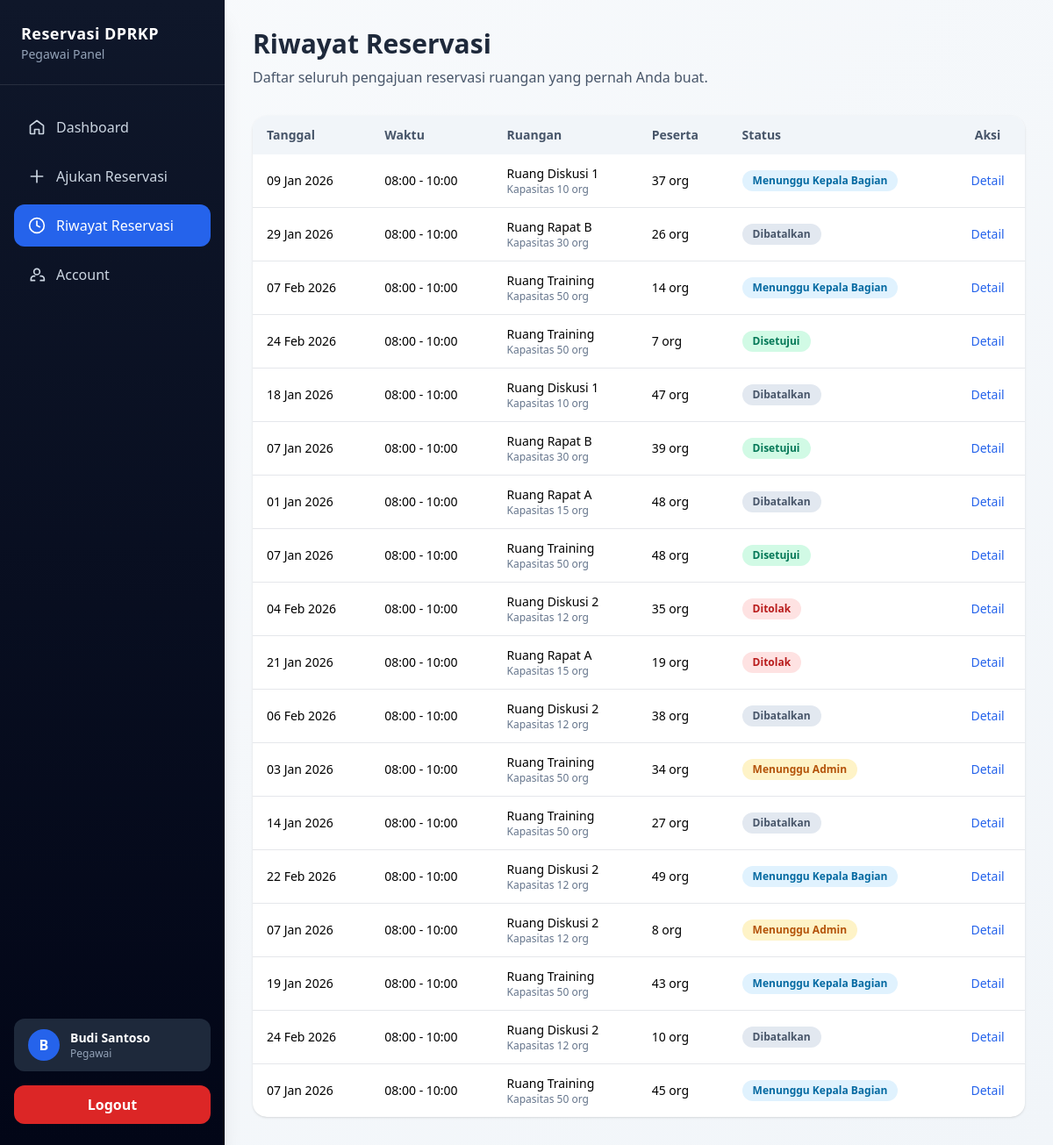
Before: /pegawai/reservation-history/index.php (signed in) with the older database file.
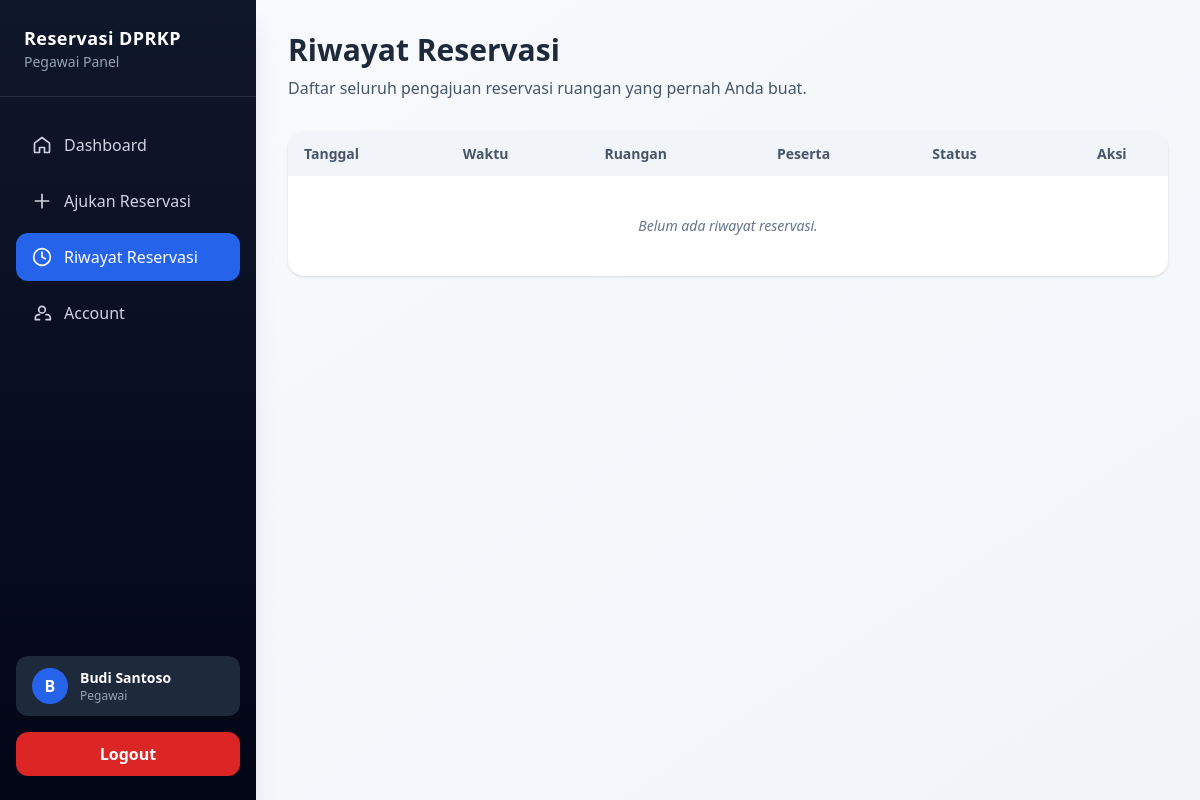
After: the same page with the newer database file.
### tables this page shows
CREATE TABLE reservasi (
  id INT UNSIGNED AUTO_INCREMENT PRIMARY KEY,
  user_id INT UNSIGNED NOT NULL,
  ruangan_id INT UNSIGNED NOT NULL,
  tanggal DATE NOT NULL,
  jam_mulai TIME NOT NULL,
  jam_selesai TIME NOT NULL,
  keperluan TEXT NOT NULL,
  jumlah_peserta INT,
  surat_pengantar VARCHAR(255) NOT NULL,
  status ENUM(
    'Menunggu Admin',
    'Menunggu Kepala Bagian',
    'Disetujui',
    'Ditolak',
    'Dibatalkan'
  ) DEFAULT 'Menunggu Admin',
  alasan_tolak TEXT,
  kabag_id INT UNSIGNED NULL,
  ttd_kabag VARCHAR(255) NULL,
  created_at TIMESTAMP DEFAULT CURRENT_TIMESTAMP,
  FOREIGN KEY (user_id) REFERENCES users(id),
  FOREIGN KEY (kabag_id) REFERENCES users(id),
  FOREIGN KEY (ruangan_id) REFERENCES ruangan(id)
);

CREATE TABLE ruangan (
  id INT UNSIGNED AUTO_INCREMENT PRIMARY KEY,
  nama_ruangan VARCHAR(100) NOT NULL UNIQUE,
  kapasitas INT NOT NULL,
  status ENUM('Aktif','Nonaktif','Perawatan') DEFAULT 'Aktif',
  created_at TIMESTAMP DEFAULT CURRENT_TIMESTAMP
);

### includes/base-url.php (called while the page is built)
<?php
$baseUrl = '/reservasi_dprkp';

### pegawai/reservation-history/index.php (the view, shortened to what this page needs)
<?php
include '../../config/koneksi.php';
$user_id = $_SESSION['id_user'];
$reservasi = mysqli_query($koneksi, "
  SELECT r.*, ru.nama_ruangan, ru.kapasitas
  FROM reservasi r
  JOIN ruangan ru ON r.ruangan_id = ru.id
  WHERE r.user_id = $user_id
  ORDER BY r.created_at DESC
");
function statusBadge($status)
{
  return match ($status) {
    'Disetujui' => 'bg-emerald-100 text-emerald-700',
    'Menunggu Admin' => 'bg-amber-100 text-amber-700',
    'Menunggu Kepala Bagian' => 'bg-sky-100 text-sky-700',
    'Ditolak' => 'bg-red-100 text-red-700',
    'Dibatalkan' => 'bg-slate-200 text-slate-600',
    default => 'bg-slate-100 text-slate-600'
  };
}
?>
<!DOCTYPE html>
<html lang="id">
<head>
  <?php include __DIR__ . '/../../includes/module.php'; ?>
</head>
<body class="bg-gradient-to-br from-slate-50 to-slate-100 min-h-screen">
  <?php include '../../includes/layouts/sidebar.php'; ?>
  <div class="main-content p-4 sm:p-6 lg:p-8 max-w-6xl mx-auto">
    <div class="mb-8">
      <h1 class="text-3xl font-bold text-slate-800 mb-2">Riwayat Reservasi</h1>
      <p class="text-slate-600">
        Daftar seluruh pengajuan reservasi ruangan yang pernah Anda buat.
      </p>
    </div>
    <div class="bg-white rounded-2xl shadow overflow-hidden">
      <table class="w-full text-sm">
        <thead class="bg-slate-100 text-slate-600">
          <tr>
            <th class="px-4 py-3 text-left">Tanggal</th>
            <th class="px-4 py-3 text-left">Waktu</th>
            <th class="px-4 py-3 text-left">Ruangan</th>
            <th class="px-4 py-3 text-left">Peserta</th>
            <th class="px-4 py-3 text-left">Status</th>
            <th class="px-4 py-3 text-center">Aksi</th>
          </tr>
        </thead>
        <tbody class="divide-y">
          <?php if (mysqli_num_rows($reservasi) > 0): ?>
            <?php while ($r = mysqli_fetch_assoc($reservasi)): ?>
              <tr class="hover:bg-slate-50">
                <td class="px-4 py-3">
                  <?= date('d M Y', strtotime($r['tanggal'])); ?>
                </td>
                <td class="px-4 py-3">
                  <?= substr($r['jam_mulai'], 0, 5); ?> -
                  <?= substr($r['jam_selesai'], 0, 5); ?>
                </td>
                <td class="px-4 py-3">
                  <div class="font-medium"><?= htmlspecialchars($r['nama_ruangan']); ?></div>
                  <div class="text-xs text-slate-500">
                    Kapasitas <?= $r['kapasitas']; ?> org
                  </div>
                </td>
                <td class="px-4 py-3">
                  <?= $r['jumlah_peserta'] ?? '-'; ?> org
                </td>
                <td class="px-4 py-3">
                  <span class="inline-flex px-3 py-1 rounded-full text-xs font-semibold <?= statusBadge($r['status']); ?>">
                    <?= $r['status']; ?>
                  </span>
                </td>
                <td class="px-4 py-3 text-center">
                  <a href="<?= $baseUrl ?>/pegawai/reservation-history/detail.php?id=<?= $r['id']; ?>"
                    class="text-blue-600 hover:underline text-sm font-medium">
                    Detail
                  </a>
                </td>
              </tr>
            <?php endwhile; ?>
          <?php else: ?>
            <tr>
              <td colspan="6" class="px-6 py-10 text-center text-slate-500 italic">
                Belum ada riwayat reservasi.
              </td>
            </tr>
          <?php endif; ?>
        </tbody>
      </table>
    </div>
  </div>
</body>
</html>

Changed rows visible on the page:
removed reservasi: tanggal "09 Jan 2026", jam_mulai "08:00", jam_selesai "10:00", ruangan.nama_ruangan "Ruang Diskusi 1", ruangan.kapasitas "10", jumlah_peserta "37", status "Menunggu Kepala Bagian"
removed reservasi: tanggal "29 Jan 2026", jam_mulai "08:00", jam_selesai "10:00", ruangan.nama_ruangan "Ruang Rapat B", ruangan.kapasitas "30", jumlah_peserta "26", status "Dibatalkan"
removed reservasi: tanggal "07 Feb 2026", jam_mulai "08:00", jam_selesai "10:00", ruangan.nama_ruangan "Ruang Training", ruangan.kapasitas "50", jumlah_peserta "14", status "Menunggu Kepala Bagian"
removed reservasi: tanggal "24 Feb 2026", jam_mulai "08:00", jam_selesai "10:00", ruangan.nama_ruangan "Ruang Training", ruangan.kapasitas "50", jumlah_peserta "7", status "Disetujui"
removed reservasi: tanggal "18 Jan 2026", jam_mulai "08:00", jam_selesai "10:00", ruangan.nama_ruangan "Ruang Diskusi 1", ruangan.kapasitas "10", jumlah_peserta "47", status "Dibatalkan"
removed reservasi: tanggal "07 Jan 2026", jam_mulai "08:00", jam_selesai "10:00", ruangan.nama_ruangan "Ruang Rapat B", ruangan.kapasitas "30", jumlah_peserta "39", status "Disetujui"
removed reservasi: tanggal "01 Jan 2026", jam_mulai "08:00", jam_selesai "10:00", ruangan.nama_ruangan "Ruang Rapat A", ruangan.kapasitas "15", jumlah_peserta "48", status "Dibatalkan"
removed reservasi: tanggal "07 Jan 2026", jam_mulai "08:00", jam_selesai "10:00", ruangan.nama_ruangan "Ruang Training", ruangan.kapasitas "50", jumlah_peserta "48", status "Disetujui"
removed reservasi: tanggal "04 Feb 2026", jam_mulai "08:00", jam_selesai "10:00", ruangan.nama_ruangan "Ruang Diskusi 2", ruangan.kapasitas "12", jumlah_peserta "35", status "Ditolak"
removed reservasi: tanggal "21 Jan 2026", jam_mulai "08:00", jam_selesai "10:00", ruangan.nama_ruangan "Ruang Rapat A", ruangan.kapasitas "15", jumlah_peserta "19", status "Ditolak"
removed reservasi: tanggal "06 Feb 2026", jam_mulai "08:00", jam_selesai "10:00", ruangan.nama_ruangan "Ruang Diskusi 2", ruangan.kapasitas "12", jumlah_peserta "38", status "Dibatalkan"
removed reservasi: tanggal "03 Jan 2026", jam_mulai "08:00", jam_selesai "10:00", ruangan.nama_ruangan "Ruang Training", ruangan.kapasitas "50", jumlah_peserta "34", status "Menunggu Admin"
removed reservasi: tanggal "14 Jan 2026", jam_mulai "08:00", jam_selesai "10:00", ruangan.nama_ruangan "Ruang Training", ruangan.kapasitas "50", jumlah_peserta "27", status "Dibatalkan"
removed reservasi: tanggal "22 Feb 2026", jam_mulai "08:00", jam_selesai "10:00", ruangan.nama_ruangan "Ruang Diskusi 2", ruangan.kapasitas "12", jumlah_peserta "49", status "Menunggu Kepala Bagian"
removed reservasi: tanggal "07 Jan 2026", jam_mulai "08:00", jam_selesai "10:00", ruangan.nama_ruangan "Ruang Diskusi 2", ruangan.kapasitas "12", jumlah_peserta "8", status "Menunggu Admin"
removed reservasi: tanggal "19 Jan 2026", jam_mulai "08:00", jam_selesai "10:00", ruangan.nama_ruangan "Ruang Training", ruangan.kapasitas "50", jumlah_peserta "43", status "Menunggu Kepala Bagian"
removed reservasi: tanggal "24 Feb 2026", jam_mulai "08:00", jam_selesai "10:00", ruangan.nama_ruangan "Ruang Diskusi 2", ruangan.kapasitas "12", jumlah_peserta "10", status "Dibatalkan"
removed reservasi: tanggal "07 Jan 2026", jam_mulai "08:00", jam_selesai "10:00", ruangan.nama_ruangan "Ruang Training", ruangan.kapasitas "50", jumlah_peserta "45", status "Menunggu Kepala Bagian"
Other visible differences:
text now shown: "Belum ada riwayat reservasi."
